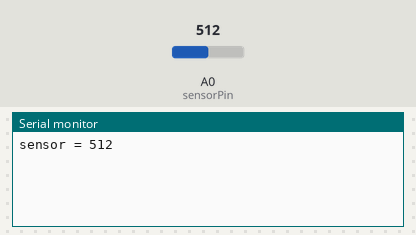
The sketch below on a simulated Arduino Uno, built with avr-gcc and run on an emulated ATmega328P. On the bench: the last lines printed to the serial monitor. The test bench sets the inputs (shaded band); at power-on: A0 (sensorPin) = 512.

Above: at 1.8 s.
1.9 s: A0 (sensorPin) set to 716
At 2.8 s:
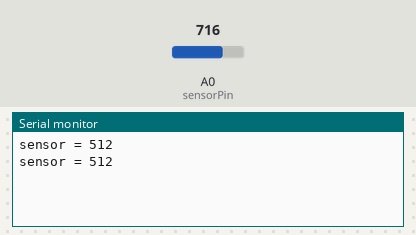
3.4 s: A0 (sensorPin) set to 900
At 4.3 s:
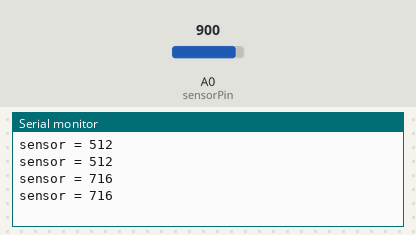
Timing chart, 0 to 6.4 s (numbered marks = the images above; inputs shaded):
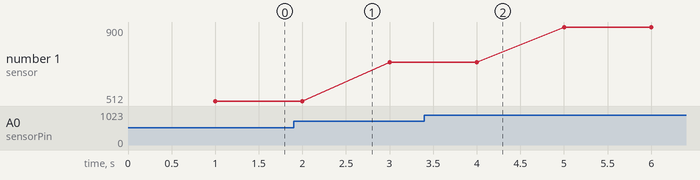

The sketch:

Soil_Test.ino
```cpp
int sensorPin = A0;    // select the input pin for the potentiometer
int sensorValue = 0;  // variable to store the value coming from the sensor

void setup() {
  // declare the ledPin as an OUTPUT:
   Serial.begin(9600);
}

void loop() {
  // read the value from the sensor:
  sensorValue = analogRead(sensorPin);
  delay(1000);
  Serial.print("sensor = " );
  Serial.println(sensorValue);
}
```

Measured:
- plotted number 1: 512 → 716 after the input at 1.9 s, 716 → 900 after the input at 3.4 s
